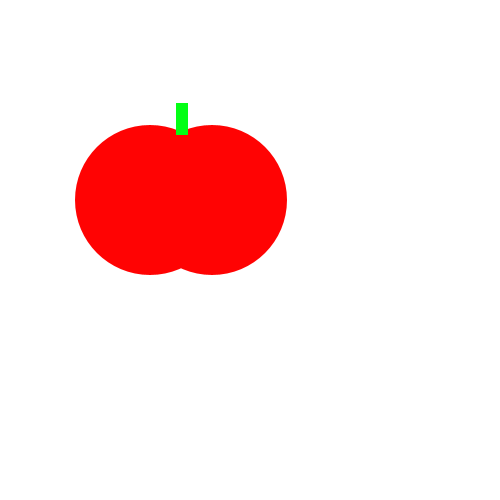
Frame 1 (no input)
Frame 60 (the mouse pressed at the canvas centre just before this capture): identical to frame 1, image omitted
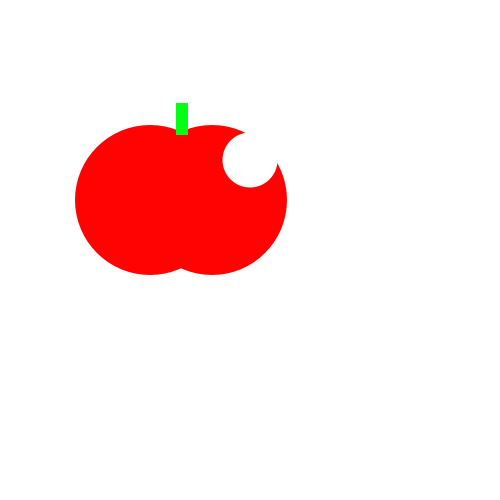
Frame 120 (the mouse held since frame 60 and released just before this capture)

The Processing sketch that drew these frames (run headless with seeded random() and noise(); from frame 60 on, the mouse is pressed at the canvas centre):

// Processing sketch: tomato
// ── tomato.pde
void setup() {
    size(500, 500);
}
void draw() {
    background(255, 255, 255);
    fill(255,3,3);
    noStroke();
    ellipse(150, 200, 150, 150);
    ellipse(212, 200, 150, 150);
    fill(3,255,20);
    rect(176, 103, 12, 32);
    if(mousePressed==true) {
   fill(255,255,255);
    noStroke();
    ellipse(250,160,55,55);
    }
}
